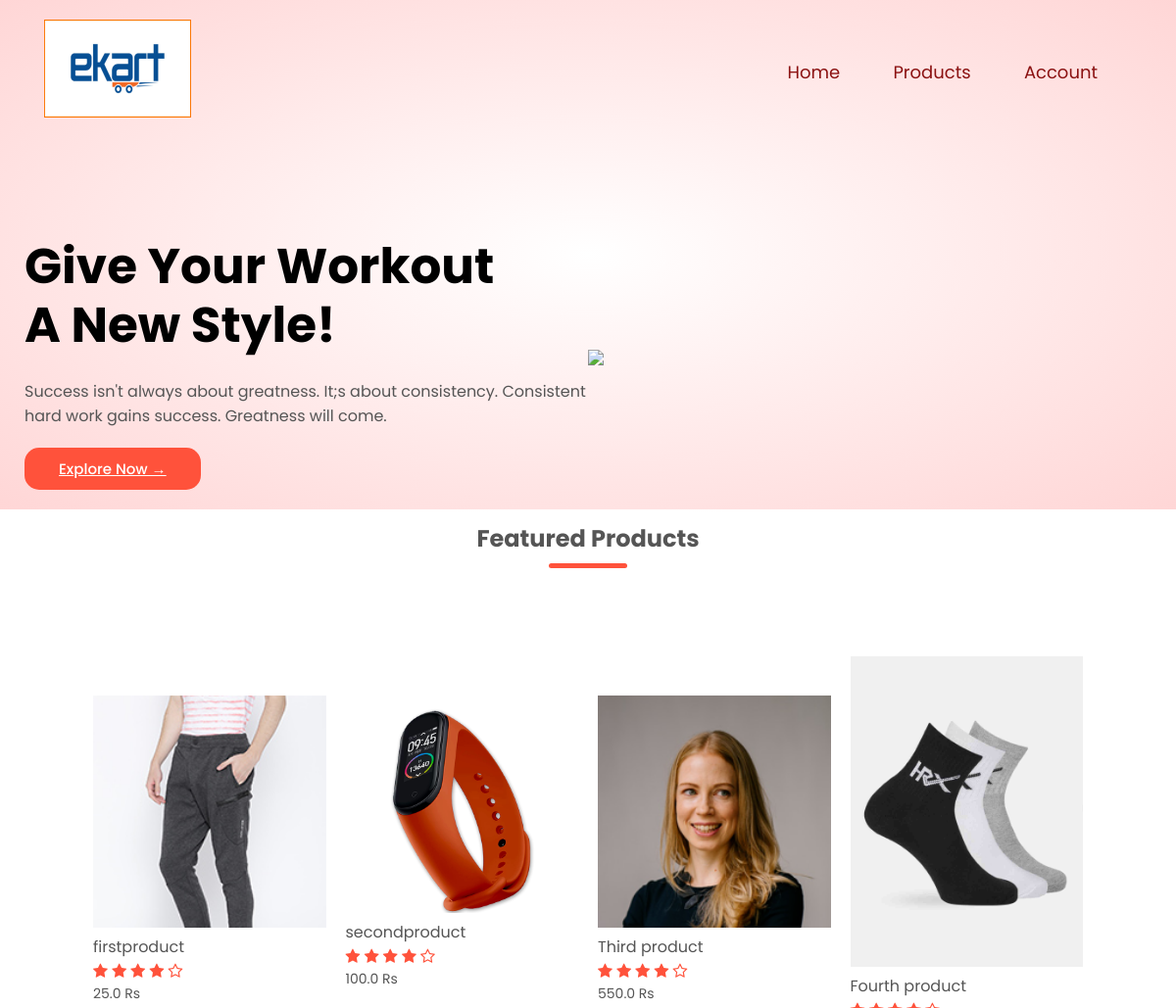
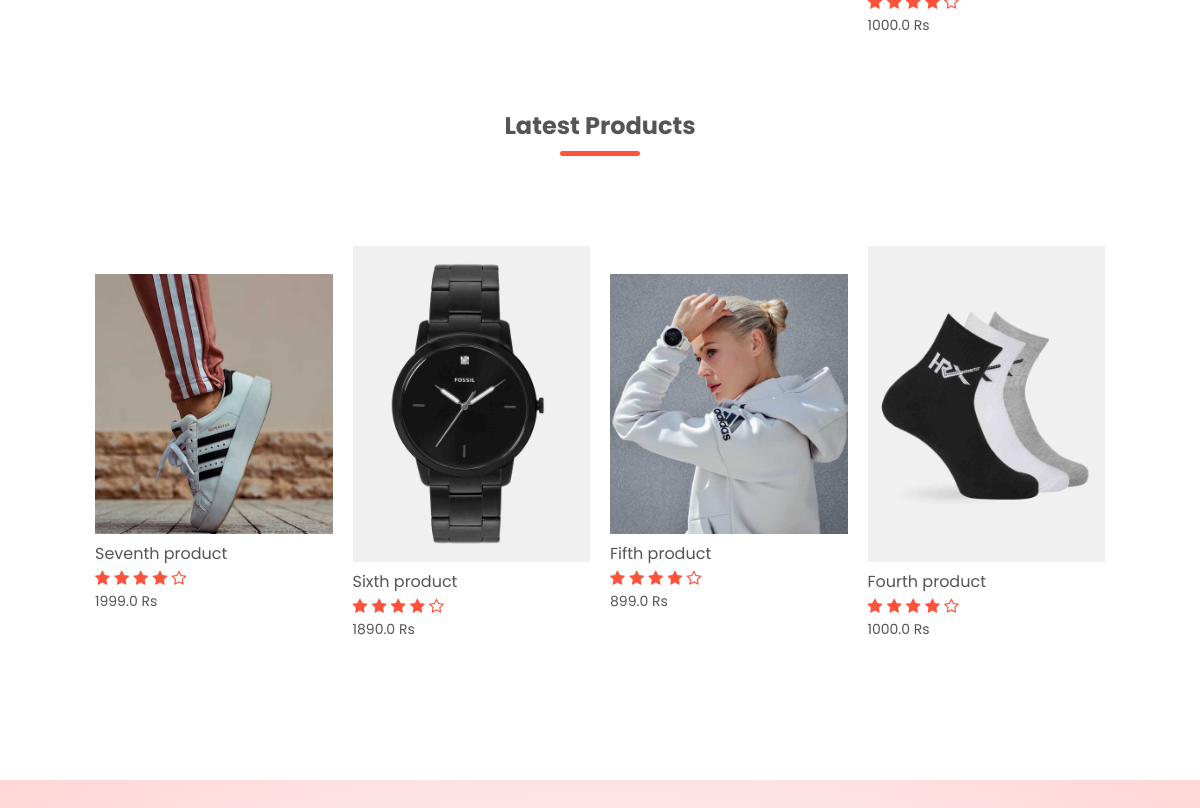
The app's page / (upper part), older data (2 pictures, top to bottom).
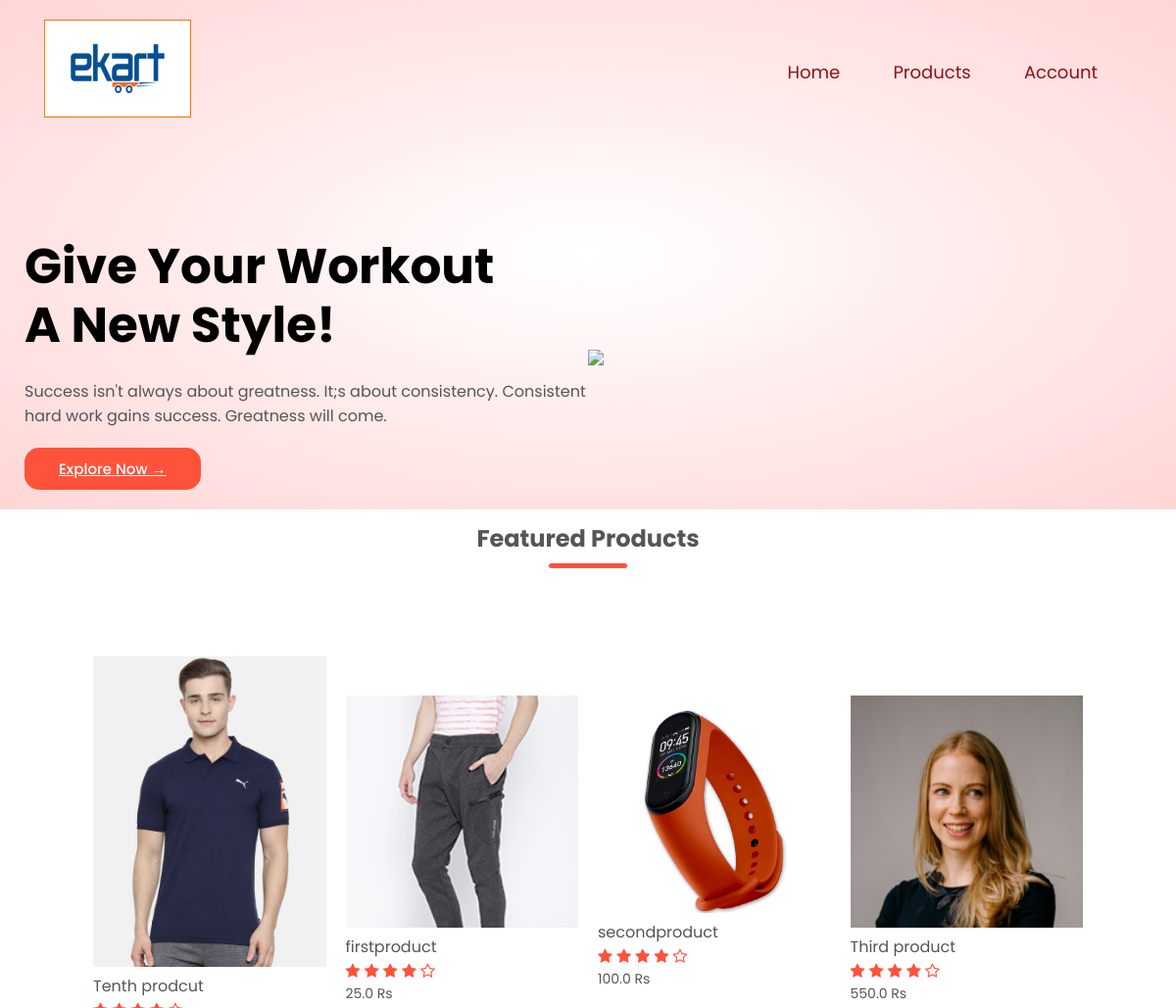
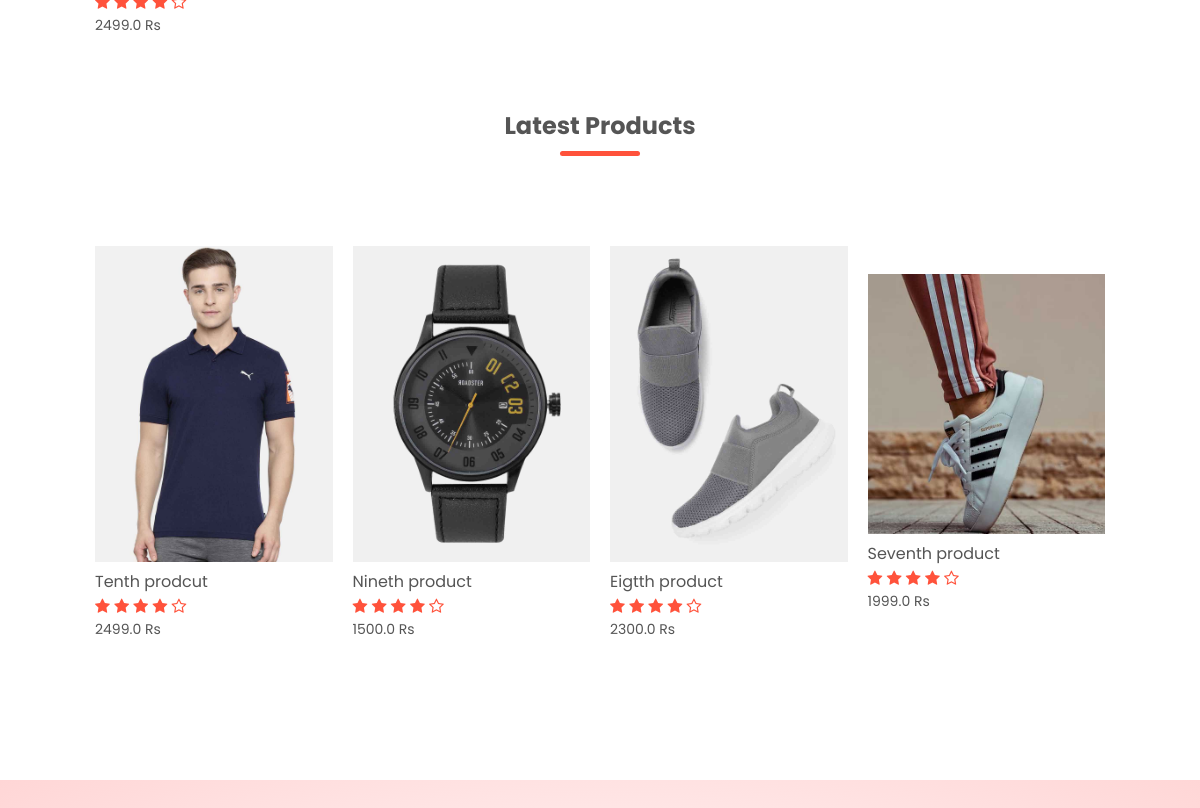
The same page, newer data (2 pictures, top to bottom).
### products/models.py (models this page shows, shortened)
class product(models.Model):
    LIVE=1
    DELETE=0
    DELETE_CHOICES=((LIVE,'Live'),(DELETE,'Delete'))
    SIZE_S = 'S'
    SIZE_M = 'M'
    SIZE_L = 'L'
    SIZE_XL = 'XL'
    SIZE_CHOICES = [
        (SIZE_S, 'Small'),
        (SIZE_M, 'Medium'),
        (SIZE_L, 'Large'),
        (SIZE_XL, 'Extra Large'),
    ]
    size = models.CharField(max_length=2, choices=SIZE_CHOICES, default=SIZE_M)
    title=models.CharField(max_length=200)
    price=models.FloatField()
    description=models.TextField()
    image=models.ImageField(upload_to='media/')
    priority=models.IntegerField(default=0)
    delete_status=models.IntegerField(choices=DELETE_CHOICES,default=LIVE)
    created_at=models.DateTimeField(auto_now_add=True)
    updated_at=models.DateTimeField(auto_now=True)

### products/views.py (the view)
# urls.py: path('', views.index, name='home'),
def index(request):
    featured_products=product.objects.order_by('priority')[:4]
    latest_products=product.objects.order_by('-id')[:4]
    context={
        'featured_products':featured_products,
        'latest_products':latest_products
    }
    return render(request, 'index.html',context)

### templates/index.html
{% extends 'blank_layout.html' %}
{% block banner%}
{% include 'banner_layout.html' %}
{% endblock banner %}
{% block content%}
{% include 'home_page_content.html' %}
{% endblock content %}

### templates/home_page_content.html (shortened to what this page needs)
{% load static %}
<div class="small-container">
    <h2 class="title">Featured Products</h2>
    <div class="row">
        {% for product in featured_products%}
        <div class="col-4">
            <a href= "{%url 'detail_product' product.id %}"><img src="{{product.image.url}}"></a>
            <h4>{{ product.title }}</h4>
            <div class="rating">
                <i class="fa fa-star"></i>
                <i class="fa fa-star"></i>
                <i class="fa fa-star"></i>
                <i class="fa fa-star"></i>
                <i class="fa fa-star-o"></i>
            </div>
            <p>{{product.price}} Rs</p>
        </div>
        {% endfor %}
    </div>
    <h2 class="title">Latest Products</h2>
    <div class="row">
        {% for product in latest_products%}
        <div class="col-4">
            <a href= "{%url 'detail_product' product.id %}"><img src="{{product.image.url}}"></a>
            <h4>{{ product.title }}</h4>
            <div class="rating">
                <i class="fa fa-star"></i>
                <i class="fa fa-star"></i>
                <i class="fa fa-star"></i>
                <i class="fa fa-star"></i>
                <i class="fa fa-star-o"></i>
            </div>
            <p>{{product.price}} Rs</p>
        </div>
        {% endfor %}
    </div>
</div>
<div class="offer">
</div>

Row changes from the older to the newer data that the page shows:
no longer on this page (row unchanged): product: image (picture), title "Fourth product", price "1000.0"
no longer on this page (row unchanged): product: image (picture), title "Sixth product", price "1890.0", shown under "Latest Products"
no longer on this page (row unchanged): product: image (picture), title "Fifth product", price "899.0", shown under "Latest Products"
added product: image (picture), title "Tenth prodcut", price "2499.0"
added product: image (picture), title "Nineth product", price "1500.0", shown under "Latest Products"
added product: image (picture), title "Eigtth product", price "2300.0", shown under "Latest Products"
